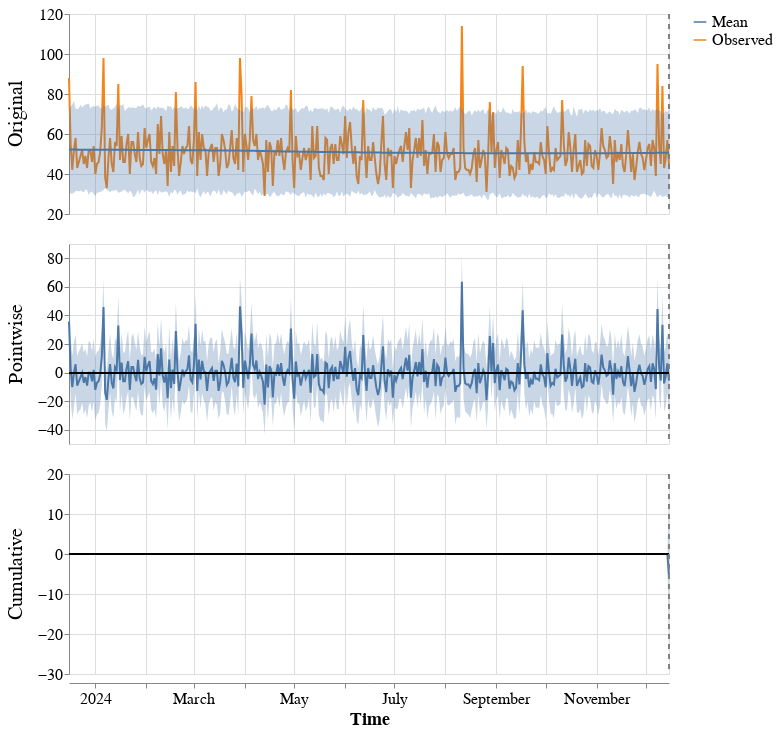

Notebook code for this chart:
### Code cell
ci.plot(impact)

### Figure 1 — Vega-Lite specification as saved in the notebook (floating-point values rounded to 4 significant figures; data arrays with more than 128 entries replaced by an {"elided": "..."} marker saying what was removed)
{"config": {"view": {"continuousWidth": 300, "continuousHeight": 300}, "axis": {"labelFontSize": 16, "titleFontSize": 18}, "background": "white", "header": {"labelFontSize": 20}}, "data": {"name": "data-794a82f35f9410441ed8f8ef8a8b76ec"}, "facet": {"row": {"field": "scale_pretty", "sort": ["Original", "Pointwise", "Cumulative"], "title": "", "type": "nominal"}}, "spec": {"layer": [{"mark": {"type": "line"}, "encoding": {"color": {"field": "stat_pretty", "legend": {"labelFontSize": 16, "symbolSize": 160, "title": ""}, "type": "nominal"}, "x": {"field": "time", "title": "Time", "type": "temporal"}, "y": {"field": "value", "scale": {"zero": false}, "title": "", "type": "quantitative"}}}, {"mark": {"type": "area", "opacity": 0.3}, "encoding": {"x": {"field": "time", "title": "Time", "type": "temporal"}, "y": {"field": "upper", "type": "quantitative"}, "y2": {"field": "lower"}}}, {"mark": {"type": "rule"}, "encoding": {"y": {"field": "zero", "type": "quantitative"}}}, {"mark": {"type": "rule", "strokeDash": [5, 5]}, "encoding": {"color": {"value": "grey"}, "x": {"field": "post_period_start", "type": "temporal"}}}], "height": 200, "width": 600}, "resolve": {"scale": {"y": "independent"}}, "$schema": "https://vega.github.io/schema/vega-lite/v5.20.1.json", "datasets": {"data-794a82f35f9410441ed8f8ef8a8b76ec": {"elided": "1464 records"}}}
